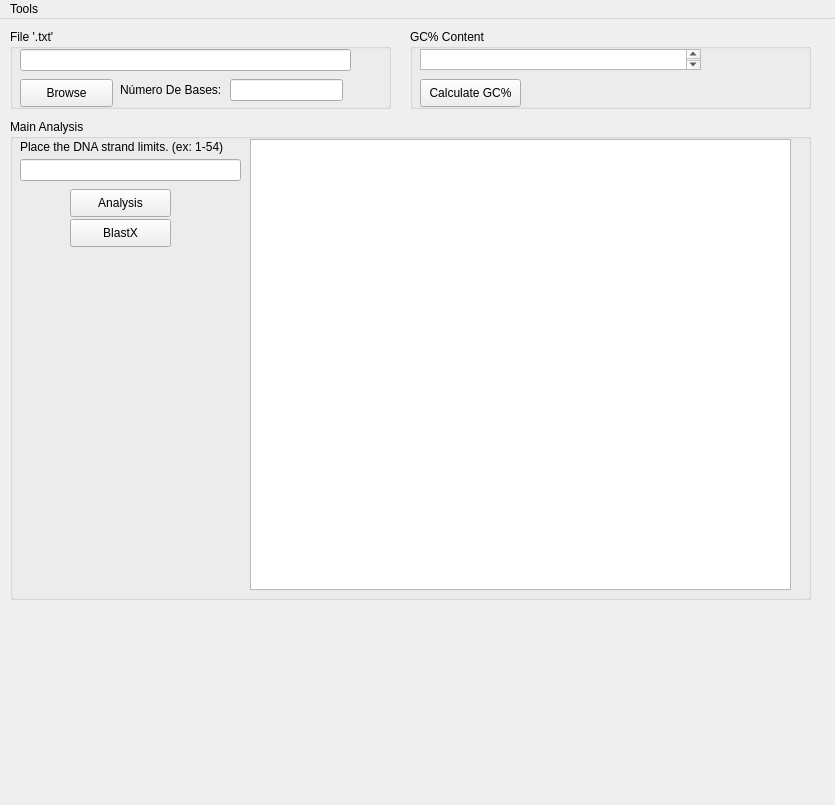
<?xml version="1.0" encoding="UTF-8"?>
<ui version="4.0">
 <class>MainWindow</class>
 <widget class="QMainWindow" name="MainWindow">
  <property name="enabled">
   <bool>true</bool>
  </property>
  <property name="geometry">
   <rect>
    <x>0</x>
    <y>0</y>
    <width>835</width>
    <height>805</height>
   </rect>
  </property>
  <property name="windowTitle">
   <string>BiosKim</string>
  </property>
  <property name="windowIcon">
   <iconset resource="resources.qrc">
    <normaloff>:/icons/images/2.png</normaloff>:/icons/images/2.png</iconset>
  </property>
  <property name="autoFillBackground">
   <bool>false</bool>
  </property>
  <property name="animated">
   <bool>true</bool>
  </property>
  <widget class="QWidget" name="centralwidget">
   <widget class="QGroupBox" name="groupBox">
    <property name="geometry">
     <rect>
      <x>10</x>
      <y>10</y>
      <width>381</width>
      <height>80</height>
     </rect>
    </property>
    <property name="title">
     <string>File '.txt'</string>
    </property>
    <widget class="QPushButton" name="BrowseBttn">
     <property name="geometry">
      <rect>
       <x>10</x>
       <y>50</y>
       <width>93</width>
       <height>28</height>
      </rect>
     </property>
     <property name="text">
      <string>Browse</string>
     </property>
    </widget>
    <widget class="QLineEdit" name="fileRef">
     <property name="geometry">
      <rect>
       <x>10</x>
       <y>20</y>
       <width>331</width>
       <height>22</height>
      </rect>
     </property>
    </widget>
    <widget class="QLabel" name="label">
     <property name="geometry">
      <rect>
       <x>110</x>
       <y>45</y>
       <width>121</width>
       <height>31</height>
      </rect>
     </property>
     <property name="palette">
      <palette>
       <active>
        <colorrole role="WindowText">
         <brush brushstyle="SolidPattern">
          <color alpha="255">
           <red>0</red>
           <green>0</green>
           <blue>0</blue>
          </color>
         </brush>
        </colorrole>
        <colorrole role="Button">
         <brush brushstyle="SolidPattern">
          <color alpha="255">
           <red>0</red>
           <green>0</green>
           <blue>255</blue>
          </color>
         </brush>
        </colorrole>
        <colorrole role="Light">
         <brush brushstyle="SolidPattern">
          <color alpha="255">
           <red>127</red>
           <green>127</green>
           <blue>255</blue>
          </color>
         </brush>
        </colorrole>
        <colorrole role="Midlight">
         <brush brushstyle="SolidPattern">
          <color alpha="255">
           <red>63</red>
           <green>63</green>
           <blue>255</blue>
          </color>
         </brush>
        </colorrole>
        <colorrole role="Dark">
         <brush brushstyle="SolidPattern">
          <color alpha="255">
           <red>0</red>
           <green>0</green>
           <blue>127</blue>
          </color>
         </brush>
        </colorrole>
        <colorrole role="Mid">
         <brush brushstyle="SolidPattern">
          <color alpha="255">
           <red>0</red>
           <green>0</green>
           <blue>170</blue>
          </color>
         </brush>
        </colorrole>
        <colorrole role="Text">
         <brush brushstyle="SolidPattern">
          <color alpha="255">
           <red>0</red>
           <green>0</green>
           <blue>0</blue>
          </color>
         </brush>
        </colorrole>
        <colorrole role="BrightText">
         <brush brushstyle="SolidPattern">
          <color alpha="255">
           <red>255</red>
           <green>255</green>
           <blue>255</blue>
          </color>
         </brush>
        </colorrole>
        <colorrole role="ButtonText">
         <brush brushstyle="SolidPattern">
          <color alpha="255">
           <red>0</red>
           <green>0</green>
           <blue>0</blue>
          </color>
         </brush>
        </colorrole>
        <colorrole role="Base">
         <brush brushstyle="SolidPattern">
          <color alpha="255">
           <red>255</red>
           <green>255</green>
           <blue>255</blue>
          </color>
         </brush>
        </colorrole>
        <colorrole role="Window">
         <brush brushstyle="SolidPattern">
          <color alpha="255">
           <red>0</red>
           <green>0</green>
           <blue>255</blue>
          </color>
         </brush>
        </colorrole>
        <colorrole role="Shadow">
         <brush brushstyle="SolidPattern">
          <color alpha="255">
           <red>0</red>
           <green>0</green>
           <blue>0</blue>
          </color>
         </brush>
        </colorrole>
        <colorrole role="AlternateBase">
         <brush brushstyle="SolidPattern">
          <color alpha="255">
           <red>127</red>
           <green>127</green>
           <blue>255</blue>
          </color>
         </brush>
        </colorrole>
        <colorrole role="ToolTipBase">
         <brush brushstyle="SolidPattern">
          <color alpha="255">
           <red>255</red>
           <green>255</green>
           <blue>220</blue>
          </color>
         </brush>
        </colorrole>
        <colorrole role="ToolTipText">
         <brush brushstyle="SolidPattern">
          <color alpha="255">
           <red>0</red>
           <green>0</green>
           <blue>0</blue>
          </color>
         </brush>
        </colorrole>
        <colorrole role="PlaceholderText">
         <brush brushstyle="SolidPattern">
          <color alpha="128">
           <red>0</red>
           <green>0</green>
           <blue>0</blue>
          </color>
         </brush>
        </colorrole>
       </active>
       <inactive>
        <colorrole role="WindowText">
         <brush brushstyle="SolidPattern">
          <color alpha="255">
           <red>0</red>
           <green>0</green>
           <blue>0</blue>
          </color>
         </brush>
        </colorrole>
        <colorrole role="Button">
         <brush brushstyle="SolidPattern">
          <color alpha="255">
           <red>0</red>
           <green>0</green>
           <blue>255</blue>
          </color>
         </brush>
        </colorrole>
        <colorrole role="Light">
         <brush brushstyle="SolidPattern">
          <color alpha="255">
           <red>127</red>
           <green>127</green>
           <blue>255</blue>
          </color>
         </brush>
        </colorrole>
        <colorrole role="Midlight">
         <brush brushstyle="SolidPattern">
          <color alpha="255">
           <red>63</red>
           <green>63</green>
           <blue>255</blue>
          </color>
         </brush>
        </colorrole>
        <colorrole role="Dark">
         <brush brushstyle="SolidPattern">
          <color alpha="255">
           <red>0</red>
           <green>0</green>
           <blue>127</blue>
          </color>
         </brush>
        </colorrole>
        <colorrole role="Mid">
         <brush brushstyle="SolidPattern">
          <color alpha="255">
           <red>0</red>
           <green>0</green>
           <blue>170</blue>
          </color>
         </brush>
        </colorrole>
        <colorrole role="Text">
         <brush brushstyle="SolidPattern">
          <color alpha="255">
           <red>0</red>
           <green>0</green>
           <blue>0</blue>
          </color>
         </brush>
        </colorrole>
        <colorrole role="BrightText">
         <brush brushstyle="SolidPattern">
          <color alpha="255">
           <red>255</red>
           <green>255</green>
           <blue>255</blue>
          </color>
         </brush>
        </colorrole>
        <colorrole role="ButtonText">
         <brush brushstyle="SolidPattern">
          <color alpha="255">
           <red>0</red>
           <green>0</green>
           <blue>0</blue>
          </color>
         </brush>
        </colorrole>
        <colorrole role="Base">
         <brush brushstyle="SolidPattern">
          <color alpha="255">
           <red>255</red>
           <green>255</green>
           <blue>255</blue>
          </color>
         </brush>
        </colorrole>
        <colorrole role="Window">
         <brush brushstyle="SolidPattern">
          <color alpha="255">
           <red>0</red>
           <green>0</green>
           <blue>255</blue>
          </color>
         </brush>
        </colorrole>
        <colorrole role="Shadow">
         <brush brushstyle="SolidPattern">
          <color alpha="255">
           <red>0</red>
           <green>0</green>
           <blue>0</blue>
          </color>
         </brush>
        </colorrole>
        <colorrole role="AlternateBase">
         <brush brushstyle="SolidPattern">
          <color alpha="255">
           <red>127</red>
           <green>127</green>
           <blue>255</blue>
          </color>
         </brush>
        </colorrole>
        <colorrole role="ToolTipBase">
         <brush brushstyle="SolidPattern">
          <color alpha="255">
           <red>255</red>
           <green>255</green>
           <blue>220</blue>
          </color>
         </brush>
        </colorrole>
        <colorrole role="ToolTipText">
         <brush brushstyle="SolidPattern">
          <color alpha="255">
           <red>0</red>
           <green>0</green>
           <blue>0</blue>
          </color>
         </brush>
        </colorrole>
        <colorrole role="PlaceholderText">
         <brush brushstyle="SolidPattern">
          <color alpha="128">
           <red>0</red>
           <green>0</green>
           <blue>0</blue>
          </color>
         </brush>
        </colorrole>
       </inactive>
       <disabled>
        <colorrole role="WindowText">
         <brush brushstyle="SolidPattern">
          <color alpha="255">
           <red>0</red>
           <green>0</green>
           <blue>127</blue>
          </color>
         </brush>
        </colorrole>
        <colorrole role="Button">
         <brush brushstyle="SolidPattern">
          <color alpha="255">
           <red>0</red>
           <green>0</green>
           <blue>255</blue>
          </color>
         </brush>
        </colorrole>
        <colorrole role="Light">
         <brush brushstyle="SolidPattern">
          <color alpha="255">
           <red>127</red>
           <green>127</green>
           <blue>255</blue>
          </color>
         </brush>
        </colorrole>
        <colorrole role="Midlight">
         <brush brushstyle="SolidPattern">
          <color alpha="255">
           <red>63</red>
           <green>63</green>
           <blue>255</blue>
          </color>
         </brush>
        </colorrole>
        <colorrole role="Dark">
         <brush brushstyle="SolidPattern">
          <color alpha="255">
           <red>0</red>
           <green>0</green>
           <blue>127</blue>
          </color>
         </brush>
        </colorrole>
        <colorrole role="Mid">
         <brush brushstyle="SolidPattern">
          <color alpha="255">
           <red>0</red>
           <green>0</green>
           <blue>170</blue>
          </color>
         </brush>
        </colorrole>
        <colorrole role="Text">
         <brush brushstyle="SolidPattern">
          <color alpha="255">
           <red>0</red>
           <green>0</green>
           <blue>127</blue>
          </color>
         </brush>
        </colorrole>
        <colorrole role="BrightText">
         <brush brushstyle="SolidPattern">
          <color alpha="255">
           <red>255</red>
           <green>255</green>
           <blue>255</blue>
          </color>
         </brush>
        </colorrole>
        <colorrole role="ButtonText">
         <brush brushstyle="SolidPattern">
          <color alpha="255">
           <red>0</red>
           <green>0</green>
           <blue>127</blue>
          </color>
         </brush>
        </colorrole>
        <colorrole role="Base">
         <brush brushstyle="SolidPattern">
          <color alpha="255">
           <red>0</red>
           <green>0</green>
           <blue>255</blue>
          </color>
         </brush>
        </colorrole>
        <colorrole role="Window">
         <brush brushstyle="SolidPattern">
          <color alpha="255">
           <red>0</red>
           <green>0</green>
           <blue>255</blue>
          </color>
         </brush>
        </colorrole>
        <colorrole role="Shadow">
         <brush brushstyle="SolidPattern">
          <color alpha="255">
           <red>0</red>
           <green>0</green>
           <blue>0</blue>
          </color>
         </brush>
        </colorrole>
        <colorrole role="AlternateBase">
         <brush brushstyle="SolidPattern">
          <color alpha="255">
           <red>0</red>
           <green>0</green>
           <blue>255</blue>
          </color>
         </brush>
        </colorrole>
        <colorrole role="ToolTipBase">
         <brush brushstyle="SolidPattern">
          <color alpha="255">
           <red>255</red>
           <green>255</green>
           <blue>220</blue>
          </color>
         </brush>
        </colorrole>
        <colorrole role="ToolTipText">
         <brush brushstyle="SolidPattern">
          <color alpha="255">
           <red>0</red>
           <green>0</green>
           <blue>0</blue>
          </color>
         </brush>
        </colorrole>
        <colorrole role="PlaceholderText">
         <brush brushstyle="SolidPattern">
          <color alpha="128">
           <red>0</red>
           <green>0</green>
           <blue>0</blue>
          </color>
         </brush>
        </colorrole>
       </disabled>
      </palette>
     </property>
     <property name="text">
      <string>Número De Bases:</string>
     </property>
    </widget>
    <widget class="QLineEdit" name="nucleotide">
     <property name="geometry">
      <rect>
       <x>220</x>
       <y>50</y>
       <width>113</width>
       <height>22</height>
      </rect>
     </property>
    </widget>
   </widget>
   <widget class="QGroupBox" name="groupBox_2">
    <property name="geometry">
     <rect>
      <x>410</x>
      <y>10</y>
      <width>401</width>
      <height>80</height>
     </rect>
    </property>
    <property name="title">
     <string>GC% Content</string>
    </property>
    <widget class="QTextEdit" name="resultGC">
     <property name="geometry">
      <rect>
       <x>10</x>
       <y>20</y>
       <width>281</width>
       <height>21</height>
      </rect>
     </property>
    </widget>
    <widget class="QPushButton" name="GCBttn">
     <property name="geometry">
      <rect>
       <x>10</x>
       <y>50</y>
       <width>101</width>
       <height>28</height>
      </rect>
     </property>
     <property name="text">
      <string>Calculate GC%</string>
     </property>
    </widget>
   </widget>
   <widget class="QGroupBox" name="groupBox_3">
    <property name="geometry">
     <rect>
      <x>10</x>
      <y>100</y>
      <width>801</width>
      <height>481</height>
     </rect>
    </property>
    <property name="title">
     <string>Main Analysis</string>
    </property>
    <widget class="QTextBrowser" name="AnalysisResult">
     <property name="geometry">
      <rect>
       <x>240</x>
       <y>20</y>
       <width>541</width>
       <height>451</height>
      </rect>
     </property>
    </widget>
    <widget class="QPushButton" name="AnalysisBttn">
     <property name="geometry">
      <rect>
       <x>60</x>
       <y>70</y>
       <width>101</width>
       <height>28</height>
      </rect>
     </property>
     <property name="text">
      <string>Analysis</string>
     </property>
    </widget>
    <widget class="QLabel" name="LimitsLabel">
     <property name="geometry">
      <rect>
       <x>10</x>
       <y>20</y>
       <width>251</width>
       <height>16</height>
      </rect>
     </property>
     <property name="text">
      <string>Place the DNA strand limits. (ex: 1-54)</string>
     </property>
    </widget>
    <widget class="QLineEdit" name="limits">
     <property name="geometry">
      <rect>
       <x>10</x>
       <y>40</y>
       <width>221</width>
       <height>22</height>
      </rect>
     </property>
    </widget>
    <widget class="QPushButton" name="BlastBttn">
     <property name="geometry">
      <rect>
       <x>60</x>
       <y>100</y>
       <width>101</width>
       <height>28</height>
      </rect>
     </property>
     <property name="text">
      <string>BlastX</string>
     </property>
    </widget>
   </widget>
  </widget>
  <widget class="QMenuBar" name="menubar">
   <property name="geometry">
    <rect>
     <x>0</x>
     <y>0</y>
     <width>835</width>
     <height>26</height>
    </rect>
   </property>
   <widget class="QMenu" name="menuMenu">
    <property name="title">
     <string>Tools</string>
    </property>
    <addaction name="actionGenerar_Mutaciones"/>
   </widget>
   <addaction name="menuMenu"/>
  </widget>
  <action name="actionGenerar_Mutaciones">
   <property name="text">
    <string>Generar Mutaciones</string>
   </property>
  </action>
 </widget>
 <resources>
  <include location="resources.qrc"/>
 </resources>
 <connections/>
</ui>
